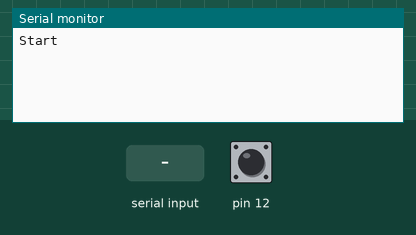
Bench run of a sketch on a simulated Arduino Uno, built with avr-gcc and run on an emulated ATmega328P. Parts: the last lines printed to the serial monitor. The inputs (shaded band) are chosen by the test bench; at power-on: pin 12 HIGH.

Above: at 1.2 s.
1.3 s: "1" received over the second serial link
At 1.8 s:
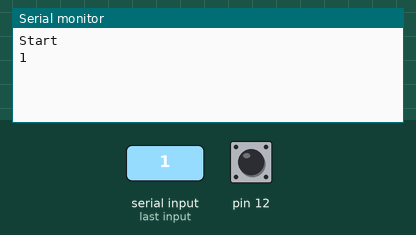
2.8 s: "0" received over the second serial link
At 4.1 s:
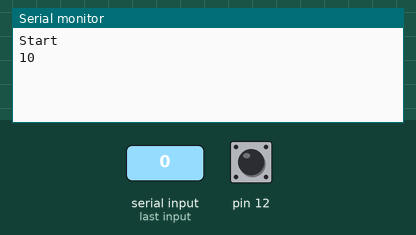

Measured:
- after the input at 1.3 s, the serial monitor: prints a new line at once (image 1)
- after the input at 2.8 s, the serial monitor: prints a new line at once (image 2)

The sketch:

TapCorder_arduino.ino
```cpp
#include <SoftwareSerial.h>

SoftwareSerial BTSerial(4, 7); //Connect HC-06. Use your (TX, RX) settings

int  recordTime = 10000;     // default 녹음 시간 12초
long previousMillis = 0;     // 상태가 변경된 마지막 시간을 저장하는 변수. 밀리 초 저장 위한 long 타입
long currentMillis  = 9000;     // 현재 시각을 밀리 초 단위로 저장하는 변수

void setup() {

  Serial.begin(9600);
  BTSerial.begin(9600);

  Serial.println("Start");
  pinMode(12,INPUT_PULLUP);
}

void loop() {

  int button_press = digitalRead(12);
  currentMillis = millis();    // 현재 시각을 밀리 초 단위로 저장
  //Serial.println((currentMillis - previousMillis)/1000);


  // 블루투스 수신 값 받기 및 출력
  if (BTSerial.available()) {
    char serial_value =  BTSerial.read();
    int int_serial_value = (int)serial_value;

    // recordTime = int_serial_value;
    Serial.write(int_serial_value);

  }

  // 12초에 한번 누르기만 가능! ( 누른 후 12초안에 막 눌러도 적용 안 됨 )
  if ((currentMillis - previousMillis) > recordTime &&
       button_press == 0  ) {

      Serial.println("btn_pressed");
      previousMillis = currentMillis;

      // 블루투스 송신 값 쓰기
      BTSerial.write("R");

  }
}
```
